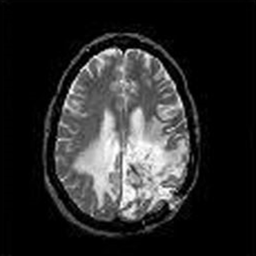
%> input picture images/pic.bmp, 256 x 256 px
$ octave main.m   (GNU Octave 9; MATLAB toolbox functions it lacks are replaced by stand-ins)
%> lines starting %> are read from the running program, lines starting %| are printed output that depends on the picture
### encryption.m
function [ R, O, D, L, T ] = encryption( I )
    %% initialization parameters
    init;
    %%
    [M, N] = size(I);
    len = max(M, N);
    H = MHM(b1, b2, x0, y0, len); % Modified Henon map
    B = H(1, [1 : N]);                      % Chaotic column sequence
    save('B.mat', 'B');
    C = H(2, [1 : M]);                      % Chaotic row sequence
    T = HCST(B, C, M, N, I);           % Mixed chaotic transformation
    [L P] = BSST(T, B, M, N);          % Boundary pixel replacement and shift row transforms
    S = SM(r, z0, M, N);                 % A sequence that produces a sinusoidal mapping
    D = FLD(S, L, M, N);                 % The first level diffusion operation by the XOR operation
    O = DST(D, M, N);                   % Diagonal scan conversion
    R = SLD(O, S, M, N);                % The second level diffusion operation by the XOR operation

end

### MHM.m
function H = MHM(b1,b2,x0,y0,len)
%% 函数功能：实现Henon map的功能
%返回值：Henon map的返回值H，H是2*len的矩阵，第1行为X向量，第2行为Y向量
%形式参数：b1,b2,x0,y0,len
%len：返回序列H的长度
%% 初始化
    X(1,1) = x0;
    Y(1,1) = y0;
    for i=2:len
        X(1,i) = 1-b1*cos(X(1,i-1))-b2*Y(1,i-1);
        Y(1,i) = -X(1,i-1);
    end
    [XX,X_index] = sort(X);
    [YY,Y_index] = sort(Y);
    H = [X_index-1;Y_index-1];
end

### HCST.m
function T=HCST(B,C,M,N,I)
%% 函数功能：移位置乱，HCST
%形式参数：B、C为混沌行、列序列，I为图像矩阵，M、N为行列数
%返回：T1为列移位矩阵，T为行移位矩阵
 %% 列移位变换
     %imshow(I);
     [M,N] = size(I);
     T1 = I;
     for i = 1:N
        step=B(1,i);
        if mod(step,2)==0%该列循环下移step步长
            for j = 1:M
                if mod(j-step+M,M)==0
                    T1(j,i) = I(M,i);
                else
                    T1(j,i) = I(mod(j-step+M,M),i);
                end
            end
        else%该列循环上移step步长
            for j = 1:M
                if mod(j+step,M)==0
                    T1(j,i) = I(M,i);
                else
                    T1(j,i) = I(mod(j+step,M),i);
                end
            end
        end
        %imshow(T1);
     end
     T = T1;

   %% 行移位变换
     for i = 1:M
        step=C(1,i);
        if mod(step,2)==0%该行循环右移step步长
            for j = 1:N
                if mod(j-step+N,N)==0
                    T(i,j) = T1(i,N);
                else
                    T(i,j) = T1(i,mod(j-step+N,N));
                end
            end
        else%该行循环左移step步长
            for j = 1:N
                if mod(j+step,N)==0
                    T(i,j) = T1(i,N);
                else
                    T(i,j) = T1(i,mod(j+step,N));
                end
            end
        end
        %imshow(T);
     end
end

### BSST.m
function [L P] = BSST(T,B,M,N)
%% function: boundary pixel replacement and shift row transform
% Formal parameter: T is the result of mixed chaotic transformation, B is the column chaotic sequence, M and N are the number of rows and columns
% output parameter: P is the result of boundary pixel replacement and shift row transform
%% Border pixel substitution: replaces the first and last row of T
    for i = 1:N
            T(1,i) = B(1,uint16(T(1,i))+1);
            T(M,i) = B(1,uint16(T(M,i))+1);
    end
    P = T;

 %% Shift row transform: loop left shift of row I by i-1 step
     for i = 1:M
         step = i-1;
         for j = 1:N
                if mod(j+step,N)==0
                    L(i,j) = P(i,N);
                else
                    L(i,j) = P(i,mod(j+step,N));
                end
         end
     end

end

### SM.m
function S = SM(r,z0,M,N)
%% Generate sinusoidal chaotic sequence
% formal parameter: r is the parameter, z0 is the initial value, len is the length of the generated sequence
% return value: processed sinusoidal sequence
%% produces a sinusoidal sequence
    Z(1,1)=z0;
    pi=3.141592657;
    for i = 2:M*N
        Z(1,i) = r*sin(pi*Z(1,i-1));
    end
%% Modulus processing
    for i = 1:M
        for j = 1:N
            S(i,j) = mod(round(Z(1,(M-1)*i+j)*100000000),256);
        end
    end
end

### FLD.m
function D = FLD(S,L,M,N)
%% 函数功能：通过异或操作的第一级运算
    D = L;
    for i = 2:M-1
        for j = 2:N-1
            D1(i,j) = bitxor(L(i,j),S(i-1,N));
            D(i,j) = bitxor(D1(i,j),S(i,j+1));
        end
    end
end

### DST.m
function O = DST(D,M,N)
%% function: diagonal scan conversion
% formal parameter: D is the result of the first operation through xor operation, and M and N are the number of columns and columns
% Output value: the result of a diagonal scan conversion
%% transforms a two-dimensional matrix diagonal into a one-dimensional vector
    i = 1;
    j = 1;
    c = 1;
    [M,N] = size(D);
    E(1,1) = D(1,1);
    while ~(i==M & j==N)

        if i+1<=M
            c=c+1;
            E(1,c) = D(i+1,j);% Down
            i = i+1;
        else if j+1<=N
                c=c+1;
                E(1,c)  = D(i,j+1);% Right
                j = j+1;
            else
                break;
            end
        end

        while i-1>=1 & j+1<=N
            if i-1>=1 & j+1<=N
                 c=c+1;
                 E(1,c)  = D(i-1,j+1);% Up
                 i = i-1;
                 j = j+1;
            end
        end

        if j+1<=N
            c=c+1;
            E(1,c) = D(i,j+1); % Right
            j = j+1;
        else if i+1<=M
                c=c+1;
                E(1,c) = D(i+1,j); % Down
                i = i+1;
            else
                break;
            end
        end

        while i+1<=M&j-1>=1
             if i+1<=M&j-1>=1
                 c=c+1;
                 E(1,c) = D(i+1,j-1);% Down
                 i = i+1;
                 j = j-1;
             end
        end
    end
%% Transform a 1D vector into a 2D matrix in the form of rows
   for i = 1:M
        for j = 1:N
            O(i,j) = E(1,(i-1)*N+j);
        end
   end

end

### SLD.m
function R = SLD(O, S, M, N)
%% Function: the second level of operation through the XOR operation
    [M, N] = size(O);
    for j = 1:N
        R(1, j) = bitxor(O(1, j), S(1, j));
    end

    for i=2 :  M
        for j = 1 : N
            R(i, j) = bitxor(bitxor(O(i, j), O(i - 1, j)), S(i, j));
        end
    end

end

### attack.m
function [ I P Err ] = attack( R, I0 )
    %% Plain image
    [M, N] = size(R);

    I_0 = zeros(M, N);
    R0 = encryption( I_0 ); % Cipher image of full zero image£¬S xor S'
    R0 = uint8( R0 );

    U = imread(['images/permutation/U_cipher_',num2str(M),'.png']); % 256-bit high
    V = imread(['images/permutation/V_cipher_',num2str(M),'.png']); % 256-bit middle
    W = imread(['images/permutation/W_cipher_',num2str(M),'.png']); % 256-bit low
    %% Attack process
    tic;
    [X  Y] = DST_map(R0);
    toc;
    tic;
    BP = [1:M];
    BP = De_BPS(R0, X, Y);
    toc;
    [P, PP, O1, O, L] = De_difusion(R0, R, BP, X, Y);
    P1 = De_difusion(R0, U, BP, X, Y);
    P2 = De_difusion(R0, V, BP, X, Y);
    P3 = De_difusion(R0, W, BP, X, Y);
    I = De_confusion(P, P1, P2, P3);
    toc;
    %% The error analysis
    num = 0;
    Err = zeros(M, N);
    for i = 1:M
        for j = 1:N
            if I0(i, j) ~= I(i, j);
                Err(i, j) = 255;
                num = num + 1;
            end
        end
    end
    num
end

### init.m
%% initial parameters and conditions
b1 = 1.4;
b2 = 0.3;
x0 = 1;
y0 = 2;
r = 0.87;
z0 =0.3;

### main.m
clc; close all; clear;
addpath(genpath('src/'));
%% Encryption
filename = 'pic';
I = imread(['images/', filename, '.bmp']); % Plain image
%> I is the input picture: size 256x256 uint8; min 0, max 255, mean 43.2
[ R, O, D, L, T ] = encryption( I );
%> after the loop in BSST, `for i = 1:N`:
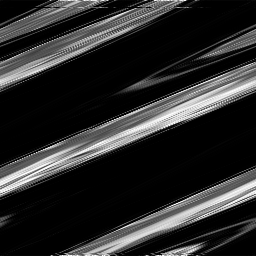
%> T: size 256x256 uint8; min 0, max 255, mean 43.4
%> after the loop in SM, `for i = 1:M`:
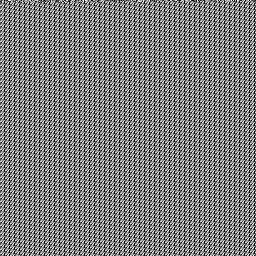
%> S: size 256x256 double; min 0, max 255, mean 124.8
%> after the loop in FLD, `for i = 2:M-1`:
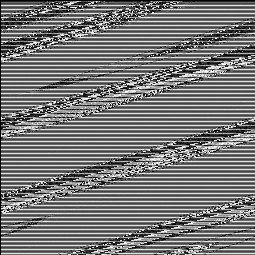
%> D1: size 255x255 uint8; min 0, max 255, mean 120.4
%> the loop in DST, `while ~(i==M & j==N)` made 255 passes
%> after the loop in DST, `while ~(i==M & j==N)`: c = 65536; i = 256
%> after the loop in DST, `for i = 1:M`:
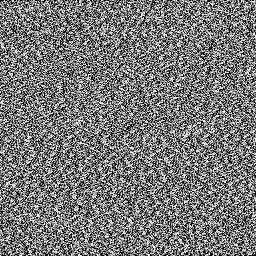
%> O: size 256x256 uint8; min 0, max 255, mean 120.1; mean of the top-left, top-right, bottom-left and bottom-right quarters 120, 120.7, 119.8, 120
%> after the loop in SLD, `for j = 1:N`: R = 256 values, max 254 at index 42, min 1 at index 213, mean 127.7
%% Plot
figure;
subplot(2,3,1);imshow(I, []);title('Plain image', 'FontName', 'Times', 'FontSize', 12);
subplot(2,3,2);imshow(T, []);title('Mixed chaotic' , 'FontName', 'Times', 'FontSize', 12);
subplot(2,3,3);imshow(L, []);title('Boundary replacement', 'FontName', 'Times', 'FontSize', 12);
subplot(2,3,4);imshow(D, []);title('First level diffusion' , 'FontName', 'Times', 'FontSize', 12);
subplot(2,3,5);imshow(O, []);title('Diagonal' , 'FontName', 'Times', 'FontSize', 12);
subplot(2,3,6);imshow(R, []);title('Cipher image' , 'FontName', 'Times', 'FontSize', 12);
%% Attack
[ I_de, P, Err ]  = attack( R, I );
%> after the loop in HCST (call 2), `for i = 1:N`: T1: size 256x256 double; every value is 0
%> call 2 of BSST, with M = 256, N = 256
%> after the loop in BSST (call 2), `for i = 1:N`:
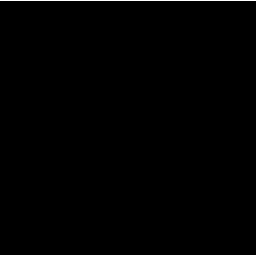
%> T: size 256x256 double; values 0 (black) and 5 (white), 0.78% white in thin lines or dots
%> call 2 of FLD, with M = 256, N = 256
%> after the loop in FLD (call 2), `for i = 2:M-1`:
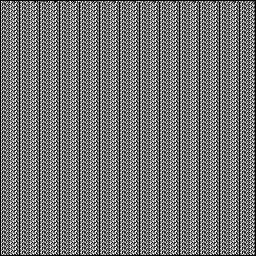
%> D: size 256x256 double; min 0, max 253, mean 115.8
%> call 2 of SLD, with M = 256, N = 256
%> after the loop in SLD (call 2), `for i=2 :  M`:
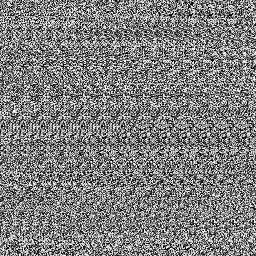
%> R: size 256x256 double; min 0, max 255, mean 126.5
%> the run ends on the next line
